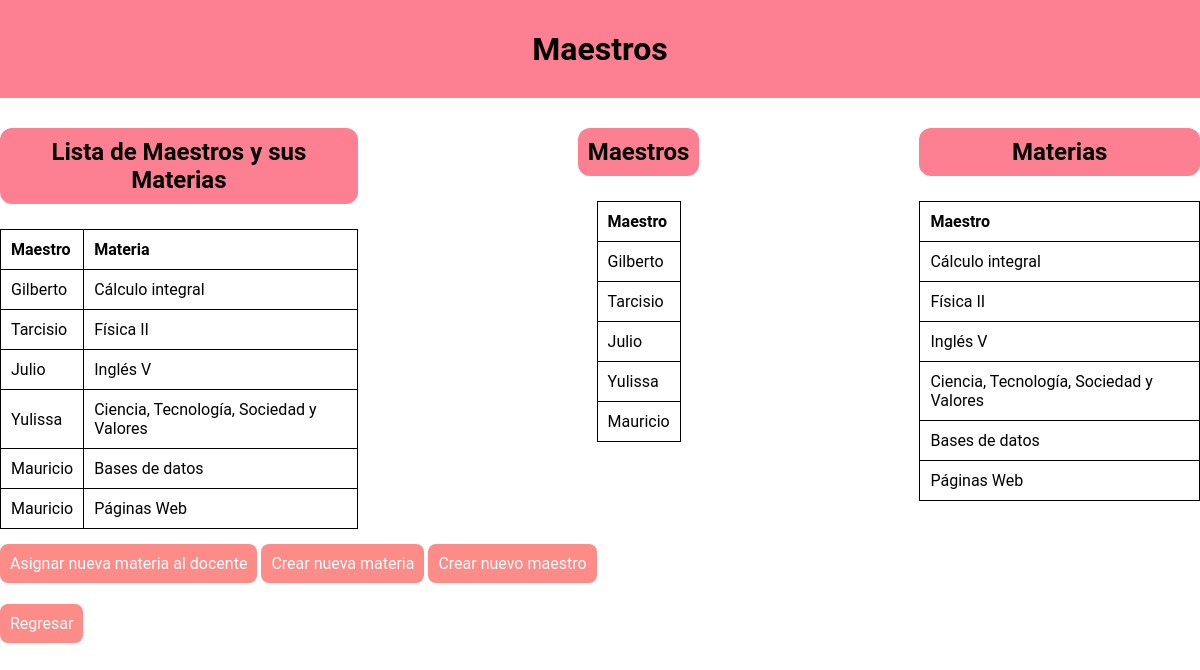
Screenshot of /maestros.php with the database file from the repository.
### tables this page shows
CREATE TABLE maestro(
    id INT NOT NULL PRIMARY KEY AUTO_INCREMENT,
    nombre VARCHAR(50) NOT NULL
);

CREATE TABLE materia(
    id INT NOT NULL PRIMARY KEY AUTO_INCREMENT,
    descripcion VARCHAR(50) NOT NULL
);

### maestros.php (the view, shortened to what this page needs)
<?php
$pdo = conn::conn();
$query = "
    SELECT m.nombre AS maestro, mt.descripcion AS materia
    FROM maestro m
    INNER JOIN materia_maestro mm ON m.id = mm.idMaestro
    INNER JOIN materia mt ON mm.idMateria = mt.id
";
$stmt = $pdo->prepare($query);
$stmt->execute();
$maestros = $stmt->fetchAll(PDO::FETCH_ASSOC);
$query = "SELECT * FROM maestro";
$stmt = $pdo->prepare($query);
$stmt->execute();
$maestros2 = $stmt->fetchAll(PDO::FETCH_ASSOC);
$query = "SELECT * FROM materia";
$stmt = $pdo->prepare($query);
$stmt->execute();
$materias = $stmt->fetchAll(PDO::FETCH_ASSOC);
?>
<!DOCTYPE html>
<html lang="es">
<head>
    <link rel="stylesheet" href="css/general.css">
    <link rel="stylesheet" href="css/maestros.css">
</head>
<body>
    <header>
        <h1>Maestros</h1>
    </header>
    <main>
        <div class="contenedor">
            <div>
                <h2>Lista de Maestros y sus Materias</h2>
                <?php if (!empty($maestros)): ?>
                    <table>
                        <thead>
                            <tr>
                                <th>Maestro</th>
                                <th>Materia</th>
                            </tr>
                        </thead>
                        <tbody>
                            <?php foreach ($maestros as $maestro): ?>
                                <tr>
                                    <td><?php echo htmlspecialchars($maestro['maestro']); ?></td>
                                    <td><?php echo htmlspecialchars($maestro['materia']); ?></td>
                                </tr>
                            <?php endforeach; ?>
                        </tbody>
                    </table>
                <?php else: ?>
                    <p>No hay maestros o materias disponibles.</p>
                <?php endif; ?>
            </div>
            <div>
                <h2>Maestros</h2>
                <?php if (!empty($maestros2)): ?>
                    <table>
                        <thead>
                            <tr>
                                <th>Maestro</th>
                            </tr>
                        </thead>
                        <tbody>
                            <?php foreach ($maestros2 as $maestro): ?>
                                <tr>
                                    <td><?php echo htmlspecialchars($maestro['nombre']); ?></td>
                                </tr>
                            <?php endforeach; ?>
                        </tbody>
                    </table>
                <?php else: ?>
                    <p>No hay maestros o materias disponibles.</p>
                <?php endif; ?>
            </div>
            <div>
                <h2>Materias</h2>
                <?php if (!empty($materias)): ?>
                    <table>
                        <thead>
                            <tr>
                                <th>Maestro</th>
                            </tr>
                        </thead>
                        <tbody>
                            <?php foreach ($materias as $materia): ?>
                                <tr>
                                    <td><?php echo htmlspecialchars($materia['descripcion']); ?></td>
                                </tr>
                            <?php endforeach; ?>
                        </tbody>
                    </table>
                <?php else: ?>
                    <p>No hay maestros o materias disponibles.</p>
                <?php endif; ?>
            </div>
        </div>
        <a href="crearMaestro.php">Asignar nueva materia al docente</a>
        <a href="crearMateria.php">Crear nueva materia</a>
        <a href="crearDocente.php">Crear nuevo maestro</a>
    </main>
    <nav>
        <ul>
            <li>
                <a href="inicio.php">Regresar</a>
            </li>
        </ul>
    </nav>
</body>
</html>

### css/general.css (style rules this page uses)
* { padding: 0; margin: 0; box-sizing: border-box; font-family: 'Roboto', sans-serif; }
header { background-color: #fc8091; padding: 30px; display: flex; justify-content: space-between; align-items: center; }
h1 { width: 100%; text-align: center; }
nav ul { list-style: none; display: flex; align-items: center; gap: 20px; }
a { text-decoration: none; color: white; background-color: #fd8c88; padding: 10px; margin-top: 40px; border-radius: 8px; transition: 0.4s; cursor: pointer; }

### css/maestros.css (style rules this page uses)
.contenedor { display: flex; justify-content: center; gap: 220px; }
h2 { text-align: center; margin-top: 30px; background-color: #fc8091; padding: 10px; border-radius: 12px; }
table { border: 1px solid #ccc; border-collapse: collapse; margin: 25px auto; }
th, td { padding: 10px; text-align: left; border: 1px solid; }
nav { height: 100px; display: flex; align-items: center; }
a { text-decoration: none; }

### rows the page displays
maestro: nombre "Gilberto", materia.descripcion "Cálculo integral"
maestro: nombre "Tarcisio", materia.descripcion "Física II"
maestro: nombre "Julio", materia.descripcion "Inglés V"
maestro: nombre "Yulissa", materia.descripcion "Ciencia, Tecnología, Sociedad y Valores"
maestro: nombre "Mauricio", materia.descripcion "Bases de datos", materia.descripcion "Páginas Web"
materia: descripcion "Cálculo integral"
materia: descripcion "Física II"
materia: descripcion "Inglés V"
materia: descripcion "Ciencia, Tecnología, Sociedad y Valores"
materia: descripcion "Bases de datos"
materia: descripcion "Páginas Web"
